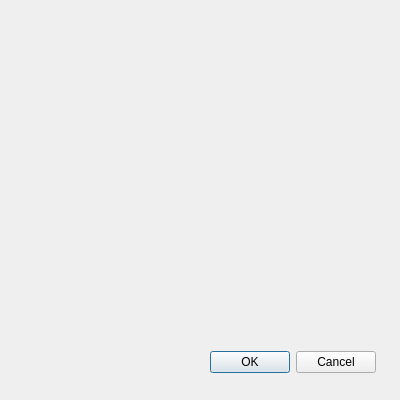
<?xml version="1.0" encoding="UTF-8"?>
<ui version="4.0">
 <class>TransitionInstruction</class>
 <widget class="QDialog" name="TransitionInstruction">
  <property name="geometry">
   <rect>
    <x>0</x>
    <y>0</y>
    <width>400</width>
    <height>400</height>
   </rect>
  </property>
  <property name="windowTitle">
   <string>Instrukcije</string>
  </property>
  <property name="modal">
   <bool>true</bool>
  </property>
  <widget class="QDialogButtonBox" name="buttonBox">
   <property name="geometry">
    <rect>
     <x>210</x>
     <y>350</y>
     <width>166</width>
     <height>25</height>
    </rect>
   </property>
   <property name="standardButtons">
    <set>QDialogButtonBox::Cancel|QDialogButtonBox::Ok</set>
   </property>
  </widget>
 </widget>
 <resources/>
 <connections>
  <connection>
   <sender>buttonBox</sender>
   <signal>accepted()</signal>
   <receiver>TransitionInstruction</receiver>
   <slot>accept()</slot>
   <hints>
    <hint type="sourcelabel">
     <x>341</x>
     <y>365</y>
    </hint>
    <hint type="destinationlabel">
     <x>323</x>
     <y>259</y>
    </hint>
   </hints>
  </connection>
 </connections>
</ui>
